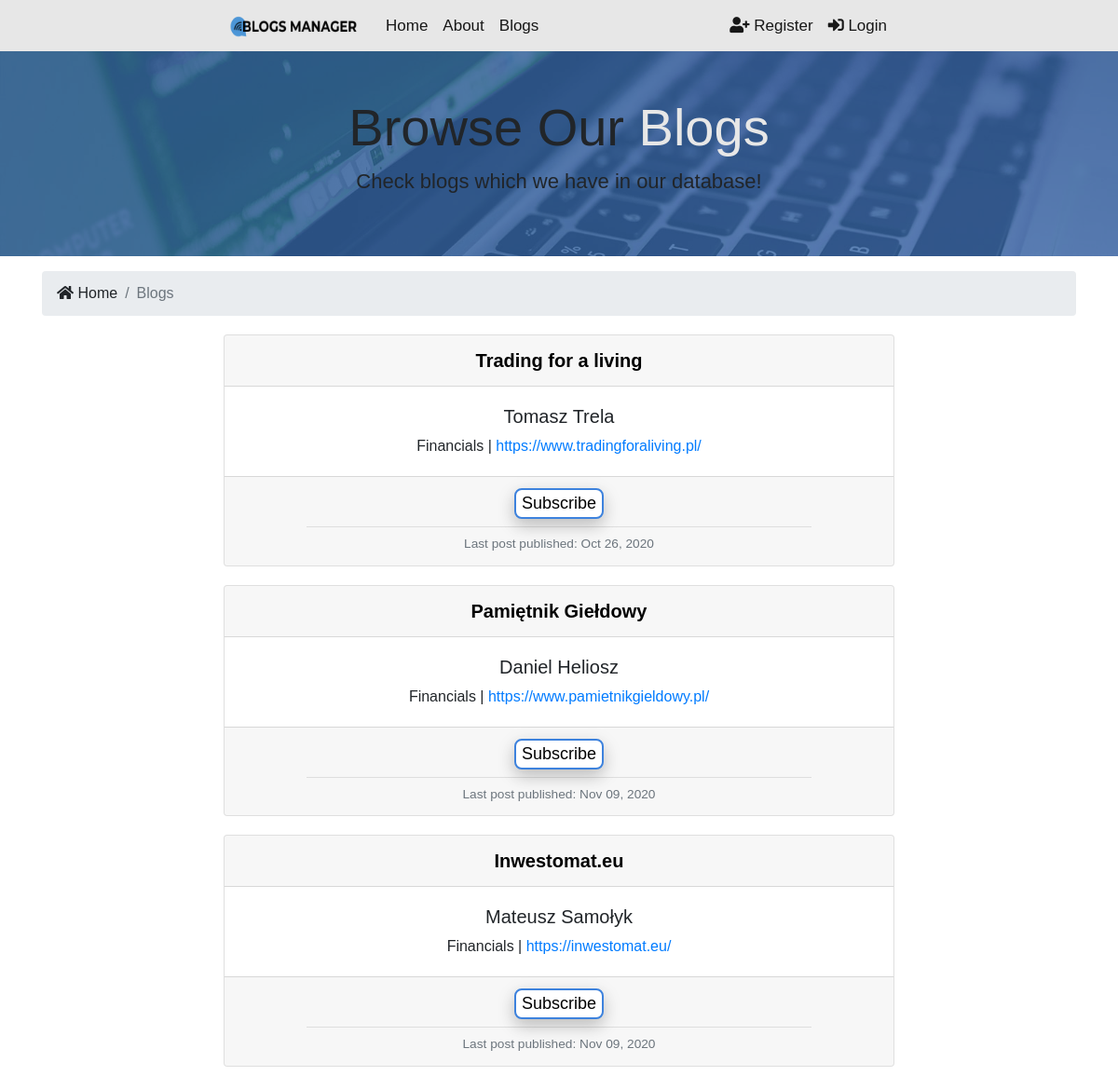
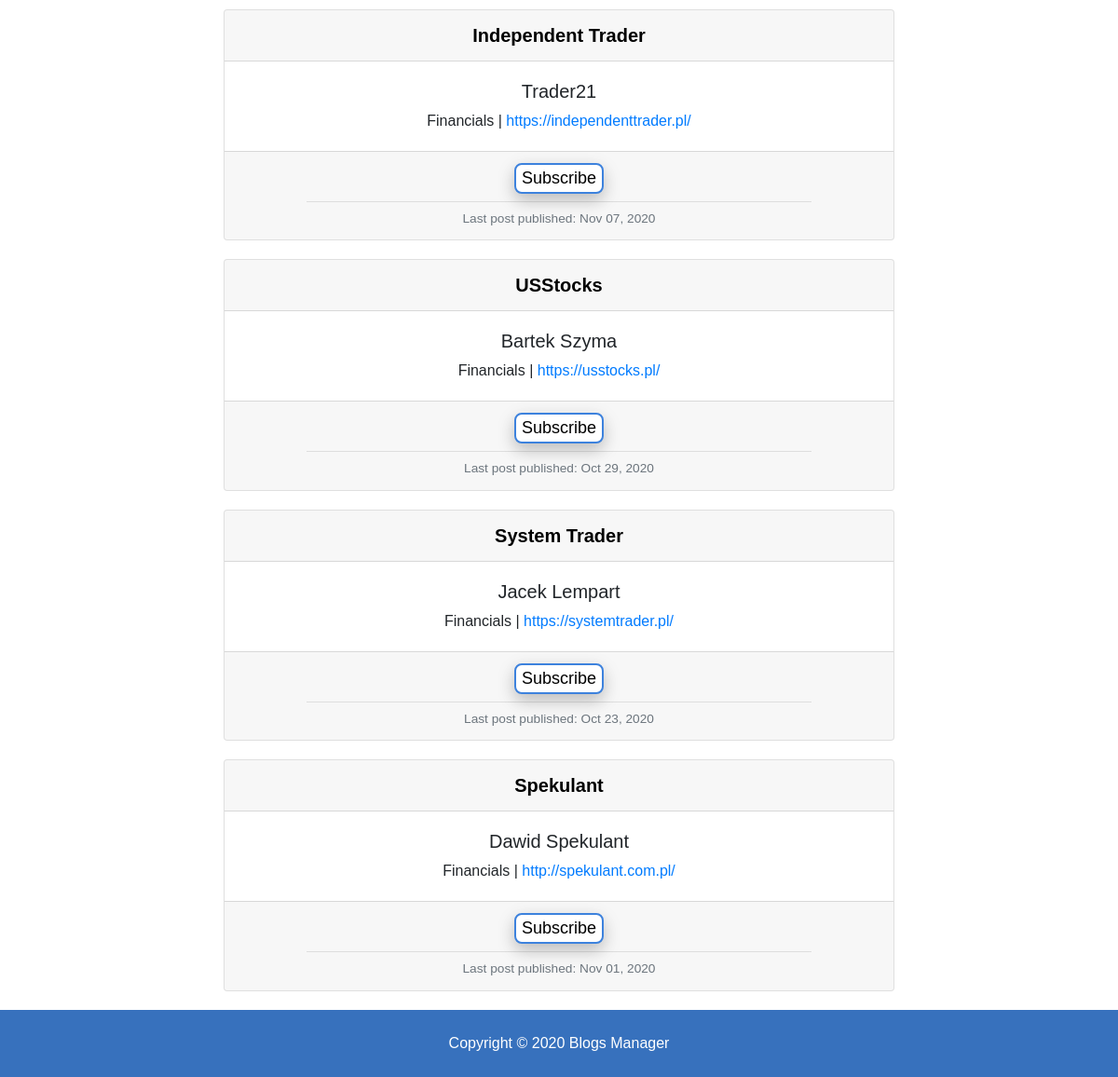
The app's page /blogs/ with its own data (2 pictures, top to bottom).
### blogs/models.py (models this page shows, shortened)
class Blog(models.Model):
    name = models.CharField(max_length=200)
    url = models.CharField(max_length=200)
    author = models.CharField(max_length=100)
    genre = models.CharField(choices=GENRE_CHOICES, default="IT", max_length=30)
    genre2 = models.CharField(choices=GENRE_CHOICES, blank=True, max_length=30)
    language = models.CharField(default="Polish", max_length=100)

class BlogPost(models.Model):
    name = models.CharField(max_length=200)
    url = models.CharField(max_length=200)
    added = models.DateTimeField()
    blog = models.ForeignKey(Blog, on_delete=models.CASCADE, related_name='blog_post')
    class Meta:
        ordering = ('-added',)

### blogs/views.py (the view)
# urls.py: path("", views.index, name="blogs"),
def index(request):
    blogs = Blog.objects.all()
    context = {"blogs": blogs}
    return render(request, "blogs/blogs.html", context)

### templates/blogs/blogs.html (shortened to what this page needs)
{% extends 'base.html' %}
{% block content %}
<section id="showcase-inner" class="py-5 text-black">
    <div class="container">
        <div class="row text-center">
            <div class="col-md-12">
                <h1 class="display-4">Browse Our <span style="color:#e7e7e7">Blogs</span></h1>
                <p class="lead">Check blogs which we have in our database!  </p>
            </div>
        </div>
    </div>
</section>
<section id="bc" class="mt-3">
    <div class="container">
        <nav aria-label="breadcrumb">
            <ol class="breadcrumb">
                <li class="breadcrumb-item">
                    <a href="{% url 'index' %}">
                    <i class="fas fa-home"></i> Home</a>
                </li>
                <li class="breadcrumb-item active">
                    <a href="{% url 'blogs' %}">Blogs</a>
                </li>
            </ol>
        </nav>
    </div>
</section>
<section id="blogs">
    {% if blogs %}
        {% for blog in blogs %}
            <div class="card text-center">
                <div class="card-header">
                    <a href="{% url 'blog_info' pk=blog.id %}" class="no-link">{{ blog.name }}</a>
                </div>
                    <div class="card-body">
                        <h5 class="card-title">{{ blog.author }}</h5>
                        {{blog.genre}} | <a href="{{ blog.url }}" class="card-text">{{ blog.url }}</a>
                    </div>
                <div class="subscribe card-footer text-muted">
                    <div class="card-button">
                        <button class='button subscribe-button'>Subscribe</button>
                    </div>
                    <hr class="my-2">
                    Last post published: {{ blog.blog_post.first.added|date:"M d, Y" }}
                </div>
            </div>
        {% endfor %}
    {% else %}
        <div class="col-md-12">
            <p>No Blogs Available :(</p>
        </div>
    {% endif %}
</section>
{% endblock %}

### blogs_manager/static/css/styles.css (style rules this page uses)
body { font-family: Impact, Charcoal, sans-serif; background-color: white; }
a.no-link:link { color: black; text-decoration: none; }
.lead { font-size: 22px; }
#showcase-inner { background: url(../img/background.jpg) no-repeat center; background-size: cover; position: relative; overflow: hidden; min-height: 180px; }
#showcase-inner::before { background: rgba(55, 113, 189, 0.65); background-size: cover; content: ''; position: absolute; top: 0; left: 0; min-height: 100%; width: 100%; }
.breadcrumb-item a, a:hover, a:focus, a:active { text-decoration: none; color: inherit; }
.card { margin-top: 20px; margin-bottom: 20px; margin-left: 20%; margin-right: 20%; }
.card-header { font-size: 20px; font-weight: bold; }
.card-title { font-size: 20px; margin-bottom: 8px; }
.card-text { margin-bottom: 8px; }
.subscribe { font-size: 13.7px; }
.my-2 { width:80%; }
.col-md-12 p { text-align: center; }
.card-button { font-size: 18px; font-weight: bold; margin-bottom: 4px; }
.button { border-radius: 8px; background-color: white; color: black; border: 2.5px solid rgb(61, 130, 221); box-shadow: 0 8px 16px 0 rgba(0,0,0,0.1), 0 6px 20px 0 rgba(0,0,0,0.15); transition-duration: 0.4s; }

### records on screen
Blog: name "Trading for a living", author "Tomasz Trela", genre "Financials", url "https://www.tradingforaliving.pl/", blog_post.first.added "Oct 26, 2020"
Blog: name "Pamiętnik Giełdowy", author "Daniel Heliosz", genre "Financials", url "https://www.pamietnikgieldowy.pl/", blog_post.first.added "Nov 09, 2020"
Blog: name "Inwestomat.eu", author "Mateusz Samołyk", genre "Financials", url "https://inwestomat.eu/", blog_post.first.added "Nov 09, 2020"
Blog: name "Independent Trader", author "Trader21", genre "Financials", url "https://independenttrader.pl/", blog_post.first.added "Nov 07, 2020"
Blog: name "USStocks", author "Bartek Szyma", genre "Financials", url "https://usstocks.pl/", blog_post.first.added "Oct 29, 2020"
Blog: name "System Trader", author "Jacek Lempart", genre "Financials", url "https://systemtrader.pl/", blog_post.first.added "Oct 23, 2020"
Blog: name "Spekulant", author "Dawid Spekulant", genre "Financials", url "http://spekulant.com.pl/", blog_post.first.added "Nov 01, 2020"
